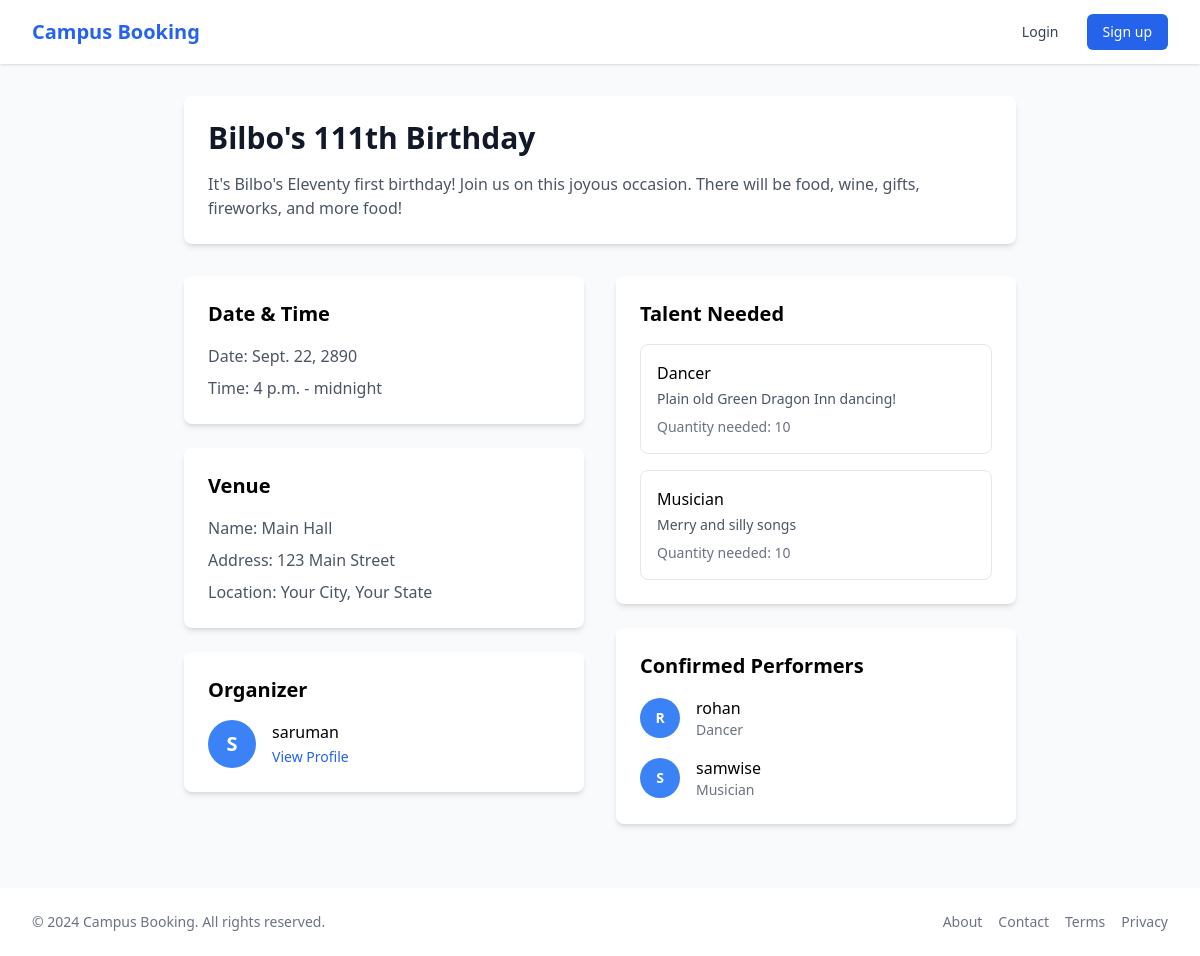
The app's page /events/2/ with its own data.
### home/models.py (models this page shows, shortened)
class Event(models.Model):
    STATUS_CHOICES = [
        ('draft', 'Draft'),
        ('published', 'Published'),
        ('cancelled', 'Cancelled'),
    ]
    title = models.CharField(max_length=200)
    description = models.TextField()
    category = models.ForeignKey(Category, on_delete=models.SET_NULL, null=True)
    venue = models.ForeignKey(Venue, on_delete=models.SET_NULL, null=True)
    date = models.DateField()
    start_time = models.TimeField()
    end_time = models.TimeField()
    organizer = models.ForeignKey(User, on_delete=models.CASCADE, related_name='organized_events')
    status = models.CharField(max_length=20, choices=STATUS_CHOICES, default='draft')
    allow_manual_invites = models.BooleanField(default=True)
    created_at = models.DateTimeField(auto_now_add=True)
    updated_at = models.DateTimeField(auto_now=True)

class Venue(models.Model):
    name = models.CharField(max_length=200)
    address = models.TextField()
    city = models.CharField(max_length=100)
    state = models.CharField(max_length=100)
    zip_code = models.CharField(max_length=20)
    created_at = models.DateTimeField(auto_now_add=True)

class EventTalent(models.Model):
    TALENT_TYPE_CHOICES = [
        ('musician', 'Musician'),
        ('dancer', 'Dancer'),
        ('speaker', 'Speaker'),
        ('other', 'Other'),
    ]
    event = models.ForeignKey(Event, on_delete=models.CASCADE, related_name='talent_needs')
    talent_type = models.CharField(max_length=20, choices=TALENT_TYPE_CHOICES)
    description = models.TextField()
    quantity_needed = models.PositiveIntegerField(default=1)
    created_at = models.DateTimeField(auto_now_add=True)

class EventApplication(models.Model):
    STATUS_CHOICES = [
        ('pending', 'Pending'),
        ('accepted', 'Accepted'),
        ('rejected', 'Rejected'),
    ]
    event = models.ForeignKey(Event, on_delete=models.CASCADE, related_name='applications')
    performer = models.ForeignKey(User, on_delete=models.CASCADE, related_name='event_applications')
    talent_type = models.ForeignKey(EventTalent, on_delete=models.CASCADE)
    message = models.TextField(blank=True)
    status = models.CharField(max_length=20, choices=STATUS_CHOICES, default='pending')
    created_at = models.DateTimeField(auto_now_add=True)
    updated_at = models.DateTimeField(auto_now=True)
    class Meta:
        unique_together = ['event', 'performer', 'talent_type']

### home/views.py (the view)
# urls.py: path('events/<int:event_id>/', views.event_detail, name='event_detail'),
def event_detail(request, event_id):
    event = get_object_or_404(Event, id=event_id)
    talent_needs = event.talent_needs.all()
    accepted_performers = EventApplication.objects.filter(
        event=event,
        status='accepted'
    ).select_related('performer', 'talent_type')
    context = {
        'event': event,
        'talent_needs': talent_needs,
        'accepted_performers': accepted_performers,
        'is_organizer': request.user.is_authenticated and request.user.profile.role == 'organizer',
        'is_performer': request.user.is_authenticated and request.user.profile.role == 'performer',
    }
    return render(request, 'home/event_detail.html', context)

### accounts/context_processors.py (called while the page is built)
def notification_processor(request):
    notification_count = 0
    if request.user.is_authenticated:
        notification_count = request.user.notifications.filter(is_read=False).count()
    return {
        'notification_count': notification_count
    }

### home/templates/home/event_detail.html (shortened to what this page needs)
{% extends "base.html" %}
{% load event_filters %}
{% block content %}
<div class="max-w-4xl mx-auto px-4 sm:px-6 lg:px-8 py-8">
    <div class="bg-white rounded-lg shadow-md overflow-hidden mb-8">
        <div class="p-6">
            <div class="flex flex-col space-y-4">
                <div class="flex justify-between items-start">
                    <h1 class="text-3xl font-bold text-gray-900">{{ event.title }}</h1>
                </div>
                <p class="text-gray-600">{{ event.description }}</p>
            </div>
        </div>
    </div>
    <div class="grid grid-cols-1 md:grid-cols-2 gap-8">
        <div class="space-y-6">
            <div class="bg-white rounded-lg shadow-md p-6">
                <h2 class="text-xl font-semibold mb-4">Date & Time</h2>
                <div class="space-y-2">
                    <p class="text-gray-600">
                        <span class="font-medium">Date:</span> {{ event.date }}
                    </p>
                    <p class="text-gray-600">
                        <span class="font-medium">Time:</span> {{ event.start_time }} - {{ event.end_time }}
                    </p>
                </div>
            </div>
            <div class="bg-white rounded-lg shadow-md p-6">
                <h2 class="text-xl font-semibold mb-4">Venue</h2>
                <div class="space-y-2">
                    <p class="text-gray-600">
                        <span class="font-medium">Name:</span> {{ event.venue.name }}
                    </p>
                    <p class="text-gray-600">
                        <span class="font-medium">Address:</span> {{ event.venue.address }}
                    </p>
                    <p class="text-gray-600">
                        <span class="font-medium">Location:</span> {{ event.venue.city }}, {{ event.venue.state }}
                    </p>
                </div>
            </div>
            <div class="bg-white rounded-lg shadow-md p-6">
                <h2 class="text-xl font-semibold mb-4">Organizer</h2>
                <div class="flex items-center space-x-4">
                    <div class="w-12 h-12 bg-blue-500 rounded-full flex items-center justify-center text-white text-xl font-bold">
                        {{ event.organizer.username|first|upper }}
                    </div>
                    <div>
                        <p class="font-medium">{{ event.organizer.username }}</p>
                        <a href="#" class="text-blue-600 hover:text-blue-800 text-sm">View Profile</a>
                    </div>
                </div>
            </div>
        </div>
        <div class="space-y-6">
            <div class="bg-white rounded-lg shadow-md p-6">
                <h2 class="text-xl font-semibold mb-4">Talent Needed</h2>
                {% if talent_needs %}
                <div class="space-y-4">
                    {% for talent in talent_needs %}
                    <div class="border rounded-lg p-4">
                        <h3 class="font-medium">{{ talent.get_talent_type_display }}</h3>
                        <p class="text-gray-600 text-sm mt-1">{{ talent.description }}</p>
                        <p class="text-gray-500 text-sm mt-2">Quantity needed: {{ talent.quantity_needed }}</p>
                    </div>
                    {% endfor %}
                </div>
                {% else %}
                <p class="text-gray-500">No specific talent requirements listed.</p>
                {% endif %}
            </div>
            {% if accepted_performers %}
            <div class="bg-white rounded-lg shadow-md p-6">
                <h2 class="text-xl font-semibold mb-4">Confirmed Performers</h2>
                <div class="space-y-4">
                    {% for application in accepted_performers %}
                    <div class="flex items-center space-x-4">
                        <div class="w-10 h-10 bg-blue-500 rounded-full flex items-center justify-center text-white text-sm font-bold">
                            {{ application.performer.username|first|upper }}
                        </div>
                        <div>
                            <a href="{% url 'user_profile' application.performer.username %}" class="font-medium hover:text-blue-600 dark:hover:text-blue-400">
                                {{ application.performer.username }}
                            </a>
                            <p class="text-sm text-gray-500">{{ application.talent_type.get_talent_type_display }}</p>
                        </div>
                    </div>
                    {% endfor %}
                </div>
            </div>
            {% endif %}
        </div>
    </div>
</div>
{% endblock %}

### templates/base.html (style rules this page uses)
:root { color-scheme: light; }
body { @apply bg-gray-50 text-gray-900; }
.bg-white { @apply bg-white; }

### records on screen
Event: title "Bilbo's 111th Birthday", description "It's Bilbo's Eleventy first birthday! Join us on this joyous occasion. There will be food, wine, gifts, fireworks, and more food!", date "Sept. 22, 2890", start_time "4 p.m.", end_time "midnight", venue.name "Main Hall", venue.address "123 Main Street", venue.city "Your City", venue.state "Your State", organizer.username|first "S", organizer.username "saruman"
EventTalent: talent_type "Dancer", description "Plain old Green Dragon Inn dancing!", quantity_needed "10"
EventTalent: talent_type "Musician", description "Merry and silly songs", quantity_needed "10"
EventApplication: performer.username|first "R", performer.username "rohan", talent_type.talent_type "Dancer"
EventApplication: performer.username|first "S", performer.username "samwise", talent_type.talent_type "Musician"
